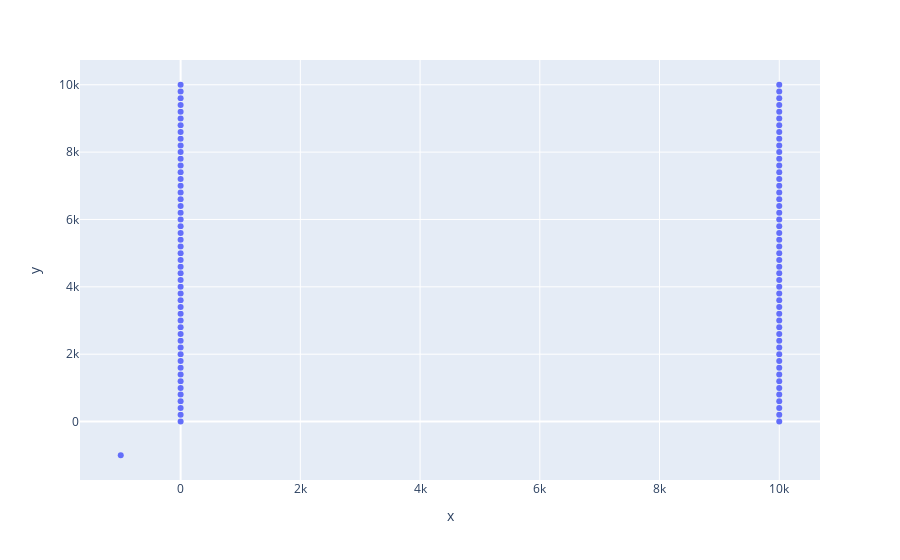

The code cell stored with this chart in its notebook:
### Code cell
import plotly.express as px
import pandas as pd
import numpy as np

dataframe = pd.read_csv('../patterns/test.csv', header=None)


my_x = dataframe.iloc[:,0].to_numpy()
my_y = dataframe.iloc[:,1].to_numpy()

# with pd.option_context('display.max_rows', None, 'display.max_columns', None):
#     print(dataframe)

# fig = px.scatter(x = my_x, y = my_y)
# fig.show()

### Figure 1 — Plotly figure (JSON) as saved in the notebook; plotly's stock layout.template omitted (floating-point values rounded to 4 significant figures)
{"data": [{"hovertemplate": "x=%{x}<br>y=%{y}<extra></extra>", "legendgroup": "", "marker": {"color": "#636efa", "symbol": "circle"}, "mode": "markers", "name": "", "orientation": "v", "showlegend": false, "type": "scatter", "x": [-1000, 0, 10000, 10000, 0, 0, 10000, 10000, 0, 0, 10000, 10000, 0, 0, 10000, 10000, 0, 0, 10000, 10000, 0, 0, 10000, 10000, 0, 0, 10000, 10000, 0, 0, 10000, 10000, 0, 0, 10000, 10000, 0, 0, 10000, 10000, 0, 0, 10000, 10000, 0, 0, 10000, 10000, 0, 0, 10000, 10000, 0, 0, 10000, 10000, 0, 0, 10000, 10000, 0, 0, 10000, 10000, 0, 0, 10000, 10000, 0, 0, 10000, 10000, 0, 0, 10000, 10000, 0, 0, 10000, 10000, 0, 0, 10000, 10000, 0, 0, 10000, 10000, 0, 0, 10000, 10000, 0, 0, 10000, 10000, 0, 0, 10000, 10000, 0, 0, 10000], "xaxis": "x", "y": [-1000, 0, 0, 200, 200, 400, 400, 600, 600, 800, 800, 1000, 1000, 1200, 1200, 1400, 1400, 1600, 1600, 1800, 1800, 2000, 2000, 2200, 2200, 2400, 2400, 2600, 2600, 2800, 2800, 3000, 3000, 3200, 3200, 3400, 3400, 3600, 3600, 3800, 3800, 4000, 4000, 4200, 4200, 4400, 4400, 4600, 4600, 4800, 4800, 5000, 5000, 5200, 5200, 5400, 5400, 5600, 5600, 5800, 5800, 6000, 6000, 6200, 6200, 6400, 6400, 6600, 6600, 6800, 6800, 7000, 7000, 7200, 7200, 7400, 7400, 7600, 7600, 7800, 7800, 8000, 8000, 8200, 8200, 8400, 8400, 8600, 8600, 8800, 8800, 9000, 9000, 9200, 9200, 9400, 9400, 9600, 9600, 9800, 9800, 10000, 10000], "yaxis": "y"}], "layout": {"autosize": true, "legend": {"tracegroupgap": 0}, "margin": {"t": 60}, "xaxis": {"anchor": "y", "autorange": true, "domain": [0, 1], "range": [-1658.0, 10660.0], "title": {"text": "x"}, "type": "linear"}, "yaxis": {"anchor": "x", "autorange": true, "domain": [0, 1], "range": [-1780.0, 10780.0], "title": {"text": "y"}, "type": "linear"}}}
